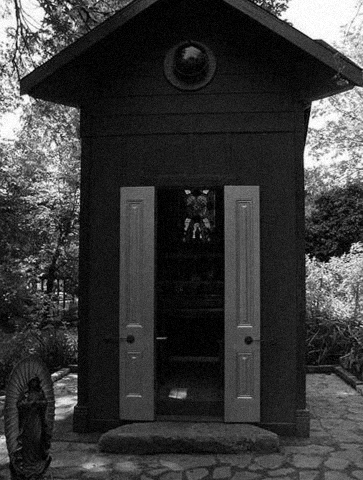
%> input picture ca1/resources/test1.bmp, 363 x 480 px
$ octave CA1_Program.m   (GNU Octave 9; MATLAB toolbox functions it lacks are replaced by stand-ins)
%> lines starting %> are read from the running program, lines starting %| are printed output that depends on the picture
%Tan Jo-Wayn
%Note: Run code in sections demarcated

%Part A

%Read file, launch imtool, display image profile and histogram
I = imread("test1.bmp");
%> I is the input picture: size 480x363 uint8; min 0, max 255, mean 57.2
imtool(I, []);
improfile(I, [1,363],[25,25]);
imhist(I);
%> figure, not shown here; highest point at x = 0, y = 4661
%%
%Histogram Equalisation of Part A Image
I = imread("test1.bmp");
J = histeq(I,256);
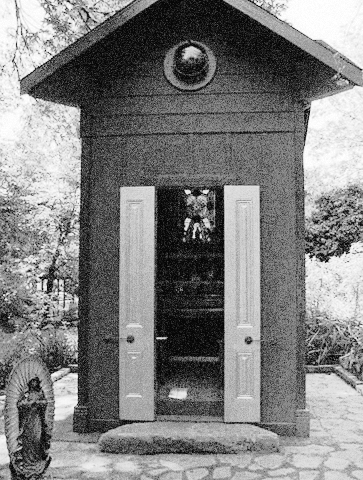
%> J: size 480x363 uint8; min 6, max 255, mean 128.3
subplot(1,2,1),imshow(J),title('Image after Histogram Equalisation');
subplot(1,2,2),imhist(J),title('Histogram of Image after Histogram Equalisation');

%%
%Part B4

S.a_val = [0.5; 0.6; 0.7; 0.8; 0.9; 1; 1.1; 1.2; 1.3; 1.4; 1.5];
S.m_val = [84.0518; 100.5611; 117.3507; 134.0817; 150.8983; 167.6004; 183.9521; 199.1632; 212.101; 221.987; 230.0611];
S.mu2_val = [353.2476; 508.4035; 692.5718; 903.7772; 1144.2394; 1412.25; 1636.8112; 1758.3411; 1692.317; 1465.1267; 1203.3522];
S.mu3_val = [-898.6275; -1562.4992; -2443.289; -3700.9717; -5230.4308; -7253.7062; -16221.7088; -31451.5392; -47270.9956; -55951.932; -55931.6791];

T = struct2table(S);
stackedplot(T,"XVariable",'a_val','GridVisible','on')
%> (this line was passed over: stackedplot is not available in this run)
%%
%Part B5

%Histogram specification with non-flat target distribution
I2 = imread("test2.bmp");
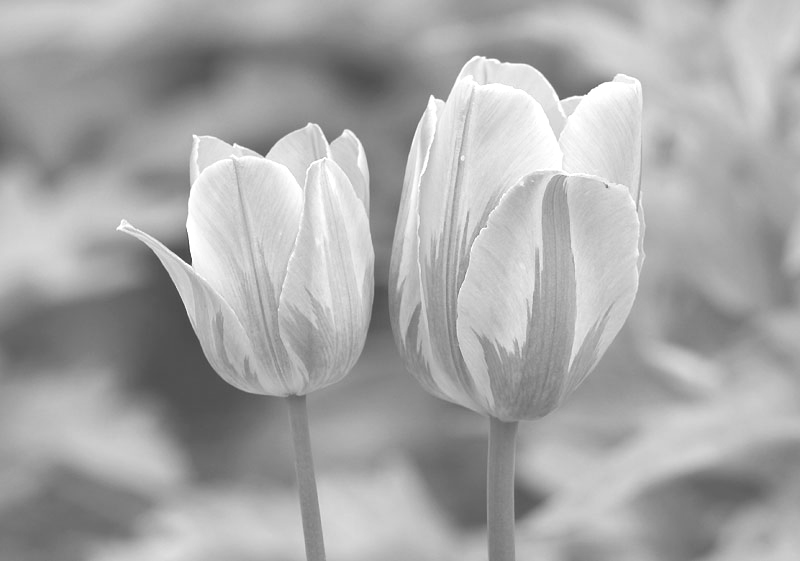
%> input picture ca1/resources/test2.bmp, 800 x 561 px
%> I2 is the input picture: size 561x800 uint8; min 71, max 255, mean 167.6
target = 256:-1:1;
L = histeq(I2,target);
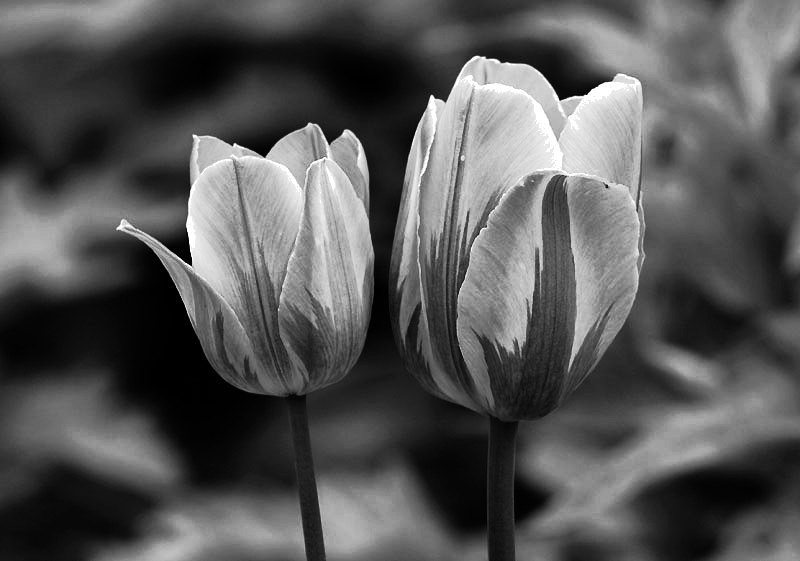
%> L: size 561x800 uint8; min 0, max 255, mean 85.4
subplot(2,2,1),imshow(L),title('Image after Histogram Specification');
subplot(2,2,2),imhist(L),title('Histogram after Image Specification');
subplot(2,2,3),bar(1:1:256,target),title('Target Distribution Bar Graph');

%%
%Part B6

I2 = imread("test2.bmp");
K = histeq(I2,256);
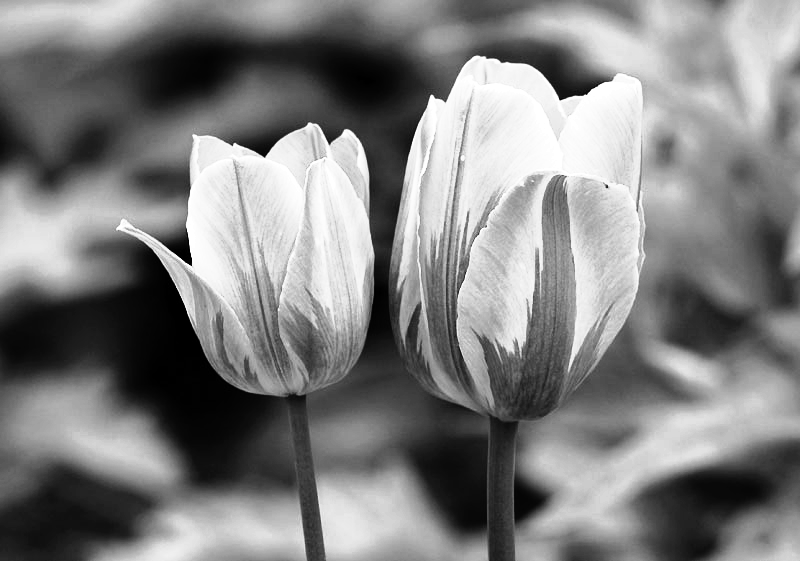
%> K: size 561x800 uint8; min 0, max 255, mean 127.9
subplot(1,2,1),imshow(K),title("test2.bmp after Histogram Equalisation");
subplot(1,2,2),imhist(K),title("Histogram of test2.bmp after Histogram Equalisation");

%%
%Part B1,B2,B3

% To enhance an image using the transformation s_k = a*(r_k + b).
% Inputs: the uint8 matrix of the gray level image ‘xxx.bmp’ (load the image using "imread" into Matlab first), and the parameters a, b.
% Outputs: the figure showing the input and output images with their respective histograms, the message to indicate clipping, and the histogram features m, mu2, mu3.

%Modify variable values in the function call below
[Iout,m,mu2,mu3] = enh("test2.bmp",1.2, -10);

function [Iout,m,mu2,mu3] = enh(Iin,a,b)
%> called with Iin = 'test2.bmp', a = 1.2, b = -10

I2 = imread(Iin);
Iout = a*(I2 + b);
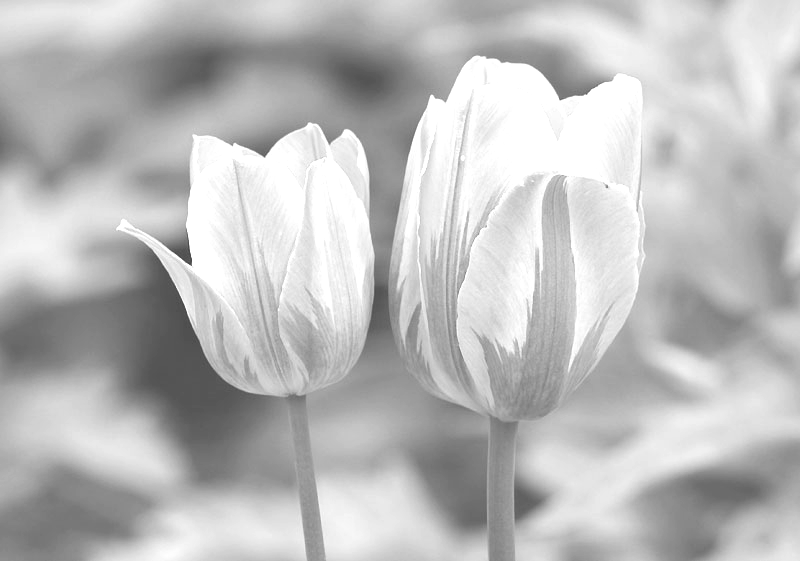
%> Iout: size 561x800 uint8; min 73, max 255, mean 188.1

%Computing m, mu2 and mu3
[pixelCount, grayLevels] = imhist(Iout);
%> pixelCount = 256 values, max 26690 at index 256, min 0 at index 1, mean 1753.1; grayLevels = 256 values from 0 to 255
imgPixels = sum(pixelCount);
%> imgPixels = 448800

m = sum(grayLevels .* pixelCount)/imgPixels;
%> m = 188.1

probAtGrayLevels = pixelCount/imgPixels;
%> probAtGrayLevels = 256 values, max 0.0595 at index 256, min 0 at index 1, mean 0.00391

mu2 = sum((grayLevels - m).^2 .* probAtGrayLevels);
%> mu2 = 1873.1

mu3 = sum((grayLevels - m).^3 .* probAtGrayLevels);
%> mu3 = -26088.3

%Determining if there is clipping
I3 = double(I2);
I4 = a*(I3 + b);
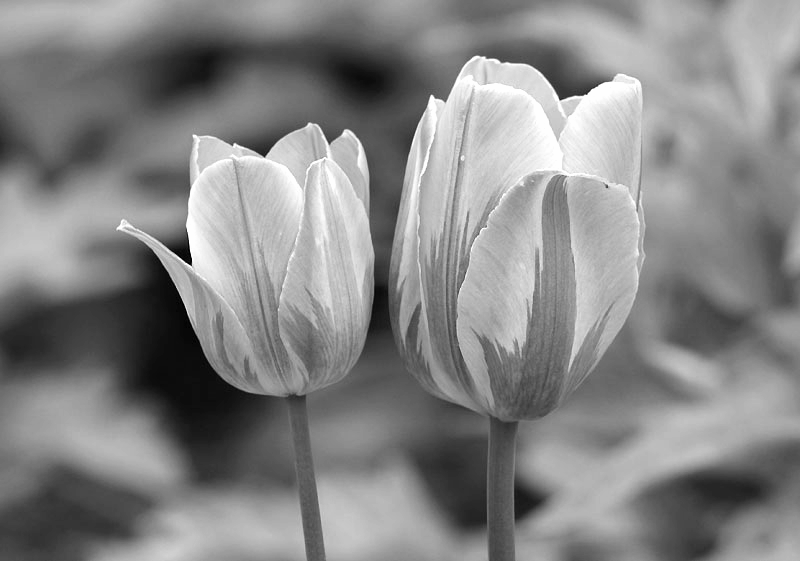
%> I4: size 561x800 double; min 73.2, max 294, mean 189.1; drawn with min black and max white
exceed255 = any(I4(:) >255);
%> exceed255 = true
below0 = any(I4(:) <0);
%> below0 = false

%Displaying plots and values
subplot(2,2,1),imshow(I2),title('Original Image');
subplot(2,2,2),imhist(I2),title('Original Image Histogram');
subplot(2,2,3),imshow(Iout),title('Transformation Image');
subplot(2,2,4),imhist(Iout),title('Transformation Image Histogram');

disp("m =" + m);
%| m =188.1064
disp("mu2 =" + mu2);
%| mu2 =1873.0706
disp("mu3 =" + mu3);
%| mu3 =-26088.2789
%> `[Iout,m,mu2,mu3] = enh("test2.bmp",1.2, -10);`:
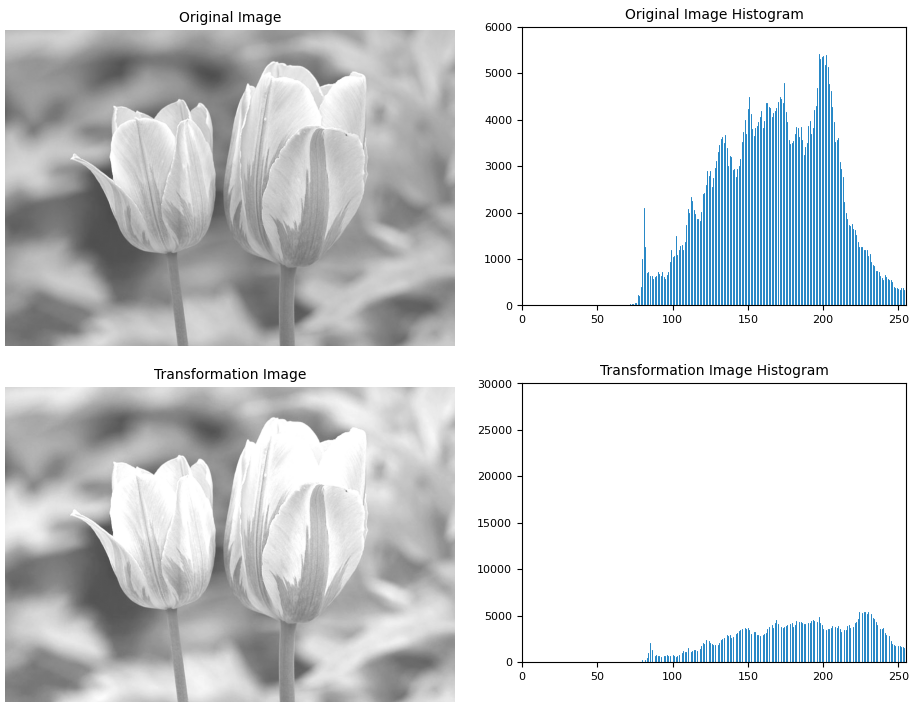
%> figure redrawn from the program's plot data, 4 panels
%> `[Iout,m,mu2,mu3] = enh("test2.bmp",1.2, -10);`: m = 188.1; mu2 = 1873.1; mu3 = -26088.3

%Display clipping message, if any
if exceed255 && below0
    disp("There is clipping at both 0 and 255")
elseif exceed255
    disp("There is clipping at 255")
elseif below0
    disp("There is clipping at 0")
end

end
